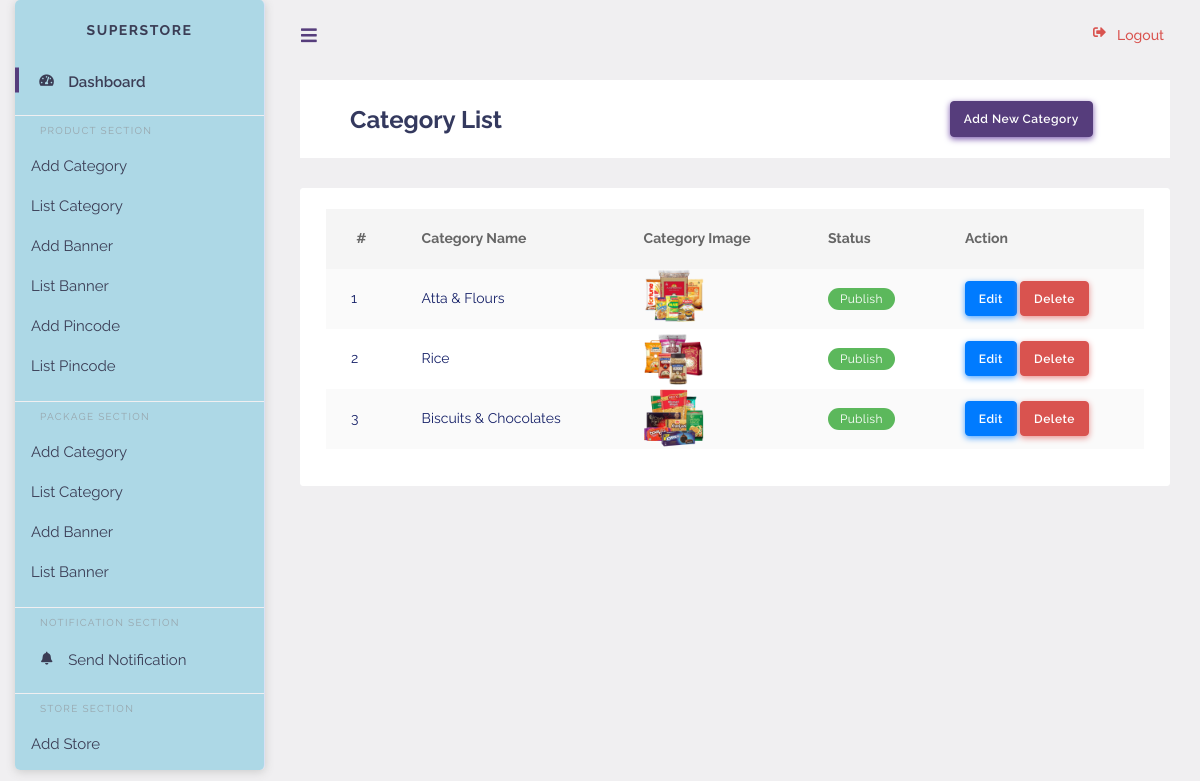
Screenshot of /list_category.php (signed in) with the database file from the repository.
### tables this page shows
CREATE TABLE `setting` (
  `id` int(11) NOT NULL AUTO_INCREMENT,
  `logo` mediumtext NOT NULL,
  `d_title` mediumtext NOT NULL,
  `d_s_title` mediumtext NOT NULL,
  `one_key` mediumtext NOT NULL,
  `one_hash` mediumtext NOT NULL,
  `r_key` text NOT NULL,
  `r_hash` text NOT NULL,
  `s_key` text NOT NULL,
  `s_hash` text NOT NULL,
  `currency` text NOT NULL,
  `timezone` text NOT NULL,
  `policy` text NOT NULL,
  `about` text NOT NULL,
  `contact` text NOT NULL,
  `terms` text NOT NULL,
  `p_limit` int(11) NOT NULL,
  `ukms` int(11) NOT NULL,
  `utprice` int(11) NOT NULL,
  `afprice` int(11) NOT NULL,
  `pdbanner` text,
  `minorder` int(11) NOT NULL,
  `itemlimit` int(11) NOT NULL,
  `sgen` int(11) NOT NULL,
  `signupcredit` int(11) NOT NULL,
  `refercredit` int(11) NOT NULL,
  PRIMARY KEY (`id`)
);

CREATE TABLE `category` (
  `id` int(11) NOT NULL AUTO_INCREMENT,
  `cat_name` text NOT NULL,
  `cat_status` int(11) NOT NULL,
  `cat_img` text NOT NULL,
  PRIMARY KEY (`id`)
);

### include/dbconfig.php (called while the page is built, shortened)
<?php
try {
  $mysqli = new mysqli("localhost", "root", "", "dbsladaa");
  $mysqli->set_charset("utf8mb4");
} catch(Exception $e) {
  error_log($e->getMessage());
}
    $set = $mysqli->query("SELECT * FROM `setting`")->fetch_assoc();
?>

### include/Common.php (called while the page is built, shortened)
<?php
require 'dbconfig.php';
?>

### list_category.php (the view, shortened to what this page needs)
<?php
require 'include/navbar.php';
require 'include/sidebar.php';
?>
        <div class="main-content">
            <section class="section">
                <div class="section-header">
				<div class="col-md-9 col-lg-9 col-xs-12">
                    <h1>Category List</h1>
					</div>
					<div class="col-md-3 col-lg-3 col-xs-12">
					<a href="add_category.php" class="btn btn-primary" > Add New Category </a>
					</div>
                </div>
				<div class="card">
                               <div class="card-body">
                                    <div class="table-responsive">
                                        <table class="table table-striped v_center" id="table-1">
                                            <thead>
                                                <tr>
                                                <th class="text-center">
                                                    #
                                                </th>
                                                <th>Category Name</th>
                                                <th>Category Image</th>
                                                <th>Status</th>
                                                <th>Action</th>
                                                </tr>
                                            </thead>
                                            <tbody>
											<?php
											 $stmt = $mysqli->query("SELECT * FROM `category`");
$i = 0;
while($row = $stmt->fetch_assoc())
{
	$i = $i + 1;
											?>
                                                <tr>
                                                <td>
                                                    <?php echo $i; ?>
                                                </td>
                                                <td> <?php echo $row['cat_name']; ?></td>
                                                <td class="align-middle">
                                                   <img src="<?php echo $row['cat_img']; ?>" width="60" height="60"/>
                                                </td>
												<?php if($row['cat_status'] == 1) { ?>
                                                <td><div class="badge badge-success">Publish</div></td>
												<?php } else { ?>
												<td><div class="badge badge-danger">Unpublish</div></td>
												<?php } ?>
                                                <td><a href="add_category.php?id=<?php echo $row['id']; ?>" class="btn btn-info">Edit</a>
												<a href="?did=<?php echo $row['id']; ?>" class="btn btn-danger">Delete</a>
												</td>
                                                </tr>
<?php } ?>
                                            </tbody>
                                        </table>
                                    </div>
                                </div>
                            </div>
            </div>
        </div>
    </div>
</body>
</html>

### include/navbar.php (shortened to what this page needs)
<?php
require 'dbconfig.php';
require 'include/Common.php';
	?>
<!DOCTYPE html>
<html lang="en">
<head>
<link rel="stylesheet" href="assets/modules/bootstrap/css/bootstrap.min.css">
<link rel="stylesheet" href="assets/common/tag.css">
<link rel="stylesheet" href="assets/modules/izitoast/css/iziToast.min.css">
<link rel="stylesheet" href="assets/modules/summernote/summernote-bs4.css">
<link rel="stylesheet" href="https://cdnjs.cloudflare.com/ajax/libs/font-awesome/5.13.0/css/all.min.css"/>
<link rel="stylesheet" href="assets/modules/datatables/datatables.min.css">
<link rel="stylesheet" href="assets/modules/select2/dist/css/select2.min.css">
<link rel="stylesheet" href="assets/modules/datatables/DataTables-1.10.16/css/dataTables.bootstrap4.min.css">
<link rel="stylesheet" href="assets/modules/bootstrap-daterangepicker/daterangepicker.css">
<link rel="stylesheet" href="assets/modules/jqvmap/dist/jqvmap.min.css">
<link rel="stylesheet" href="assets/modules/weather-icon/css/weather-icons.min.css">
<link rel="stylesheet" href="assets/modules/weather-icon/css/weather-icons-wind.min.css">
<link rel="stylesheet" href="assets/modules/summernote/summernote-bs4.css">
<link rel="stylesheet" href="assets/css/style.min.css">
<link rel="stylesheet" href="assets/css/components.min.css">
</head>
<body class="layout-4">
<div id="app">
    <div class="main-wrapper main-wrapper-1">
        <nav class="navbar navbar-expand-lg main-navbar">
            <form class="form-inline mr-auto">
                <ul class="navbar-nav mr-3">
                    <li><a href="#" data-toggle="sidebar" class="nav-link nav-link-lg"><i class="fas fa-bars"></i></a></li>
                </ul>
            </form>
            <ul class="navbar-nav navbar-right">
                <li class="dropdown">
                    <a href="logout.php" data-toggle="dropdown" class="dropdown-item has-icon text-danger"><i class="fas fa-sign-out-alt"></i>
					<?php
if($_SESSION['ltype'] == 'Vendor')
{
	?>
	<div class="d-sm-none d-lg-inline-block">Logout</div></a>
	<?php
}
else if($_SESSION['ltype'] == 'D_boy')
{
	?>
	<div class="d-sm-none d-lg-inline-block">Logout</div></a>
	<?php
}
else
{
					?>
                    <div class="d-sm-none d-lg-inline-block">Logout</div></a>
<?php } ?>
                </li>
            </ul>
        </nav>

### include/sidebar.php (shortened to what this page needs)
<div class="main-sidebar sidebar-style-2 ex1">
            <aside id="sidebar-wrapper">
                <div class="sidebar-brand">
                    <a href="dashboard.php"><?php echo $set['d_title']; ?></a>
                </div>
				<?php
if($_SESSION['ltype'] == 'Vendor')
{
	?>
                <ul class="sidebar-menu">
                    <li class="active">
                        <a href="dashboard.php" class="nav-link"><i class="fas fa-fire"></i><span>Dashboard</span></a>
                    </li>
                    <li class="menu-header">Product Section</li>
					<!-- <li class="dropdown">
                        <a href="#" class="nav-link has-dropdown" data-toggle="dropdown"><i class="fas fa-gift"></i> <span>Coupon </span></a>
                        <ul class="dropdown-menu">
                            <li><a class="nav-link" href="add_coupon.php">Add Coupon</a></li>
							<li><a class="nav-link" href="list_coupon.php">List Coupon</a></li>
                        </ul>
                    </li> -->
                    <li><a class="nav-link" href="add_coupon.php">Add Coupon</a></li>
					<li><a class="nav-link" href="list_coupon.php">List Coupon</a></li>
					<!-- <li class="dropdown">
                        <a href="#" class="nav-link has-dropdown" data-toggle="dropdown"><i class="fas fa-carrot"></i> <span>Product </span></a>
                        <ul class="dropdown-menu">
                            <li><a class="nav-link" href="add_product.php">Add Product</a></li>
							<li><a class="nav-link" href="add_product_attributes.php">Add Product Attributes</a></li>
							<li><a class="nav-link" href="list_product.php">List Product</a></li>
							<li><a class="nav-link" href="list_product_attributes.php">List Product Attributes</a></li>
							<li><a class="nav-link" href="product_import.php">Product Import</a></li>
                        </ul>
                    </li> -->
                    <li><a class="nav-link" href="add_product.php">Add Product</a></li>
					<li><a class="nav-link" href="add_product_attributes.php">Add Product Attributes</a></li>
					<li><a class="nav-link" href="list_product.php">List Product</a></li>
					<li><a class="nav-link" href="list_product_attributes.php">List Product Attributes</a></li>
					<li><a class="nav-link" href="product_import.php">Product Import</a></li>
					<li class="menu-header">Home Section</li>
					<!-- <li class="dropdown">
                        <a href="#" class="nav-link has-dropdown" data-toggle="dropdown"><i class="fas fa-home"></i> <span>Home Section </span></a>
                        <ul class="dropdown-menu">
                            <li><a class="nav-link" href="add_home_section.php">Add Home Section</a></li>
							<li><a class="nav-link" href="list_home_section.php">List Home Section</a></li>
                        </ul>
                    </li> -->
                    <li><a class="nav-link" href="add_home_section.php">Add Home Section</a></li>
					<li><a class="nav-link" href="list_home_section.php">List Home Section</a></li>
					 <li class="menu-header">Product Order Section</li>
					 <li><a class="nav-link" href="pending.php"><i class="fas fa-shopping-cart"></i> <span>Pending Order</span></a></li>
                    <li><a class="nav-link" href="complete.php"><i class="fas fa-check"></i> <span>Complete Order</span></a></li>
					<li><a class="nav-link" href="cancle_order_list.php"><i class="fas fa-times"></i> <span>Cancelled Order</span></a></li>
					<li class="menu-header">Payout Section</li>
					 <li><a class="nav-link" href="request_payout.php"><i class="fas fa-receipt"></i> <span>Payout Request</span></a></li>
					 <li><a class="nav-link" href="list_payout.php"><i class="fas fa-receipt"></i> <span>Payout List</span></a></li>
                </ul>
	<?php
}
else
{
?>
  <ul class="sidebar-menu">
                    <li class="active">
                        <a href="dashboard.php" class="nav-link"><i class="fas fa-tachometer-alt"></i><span>Dashboard</span></a>
                    </li>
                    <li class="menu-header">Product Section</li>
                    <li><a class="nav-link" href="add_category.php">Add Category</a></li>
					<li><a class="nav-link" href="list_category.php">List Category</a></li>
                    <li><a class="nav-link" href="add_banner.php">Add Banner</a></li>
					<li><a class="nav-link" href="list_banner.php">List Banner</a></li>
                    <li><a class="nav-link" href="add_pincode.php">Add Pincode</a></li>
					<li><a class="nav-link" href="list_pincode.php">List Pincode</a></li>
					  <li class="menu-header">Package Section</li>
                    <li><a class="nav-link" href="pkg_category.php">Add Category</a></li>
					<li><a class="nav-link" href="pkglist_category.php">List Category</a></li>
                    <li><a class="nav-link" href="pkg_banner.php">Add Banner</a></li>
					<li><a class="nav-link" href="pkglist_banner.php">List Banner</a></li>
					<li class="menu-header">Notification Section</li>
					<li>
                        <a href="push_notification.php" class="nav-link"><i class="fas fa-bell"></i><span>Send Notification</span></a>
                    </li>
					<li class="menu-header">Store Section</li>
                    <li><a class="nav-link" href="add_store.php">Add Store</a></li>
					<li><a class="nav-link" href="list_store.php">List Store</a></li>
                    <?php
if($_SESSION['ltype'] == 'Vendor')
{
}
else
{
    ?>
                </ul>
                <?php } ?>
<?php } ?>
            </aside>
        </div>

### include/navbar.php (style rules this page uses)
div.ex1 { background-color: lightblue; height: 40px; width: 250px; overflow-y: scroll; }

### rows the page displays
setting: d_title "SUPERSTORE"
category: cat_name "Atta & Flours", cat_img (picture), cat_status "Publish"
category: cat_name "Rice", cat_img (picture), cat_status "Publish"
category: cat_name "Biscuits & Chocolates", cat_img (picture), cat_status "Publish"
